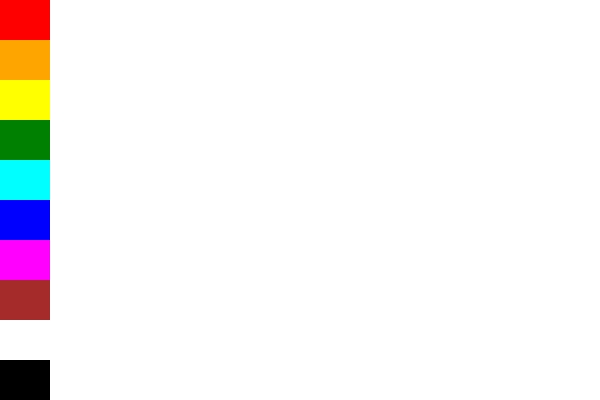
Frame 1 (no input)
Frame 60 (no input): identical to frame 1, image omitted
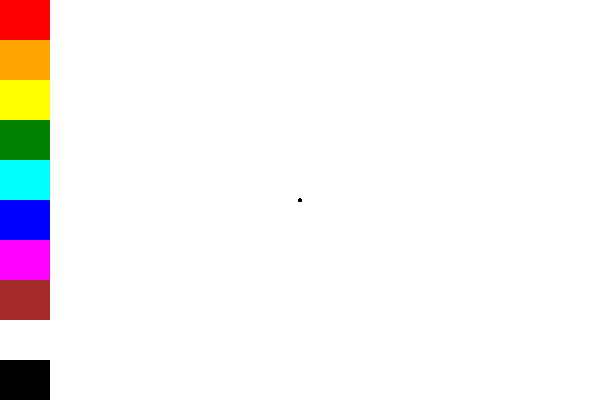
Frame 120 (the mouse pressed at the canvas centre since frame 60)

The p5.js sketch that drew these frames (run headless with seeded random() and noise() and a simulated clock; from frame 60 on, the mouse is pressed at the canvas centre):

// p5.js sketch
// ── sketch.js
let colors = [
  "red", "orange", "yellow", "green", "cyan", "blue", "magenta", "brown", "white", "black"
];
let selectedColor = "black";
let paletteWidth = 50;
let prevX, prevY;
let canvasBuffer;

function setup() {
  createCanvas(600, 400);
  canvasBuffer = createGraphics(600, 400);
  canvasBuffer.background(255);
}

function drawPalette() {
  noStroke();
  for (let i = 0; i < colors.length; i++) {
    fill(colors[i]);
    rect(0, i * 40, paletteWidth, 40);
  }
}

function mousePressed() {
  if (mouseX < paletteWidth) {
    let index = floor(mouseY / 40);
    if (index >= 0 && index < colors.length) {
      selectedColor = colors[index];
    }
  }
  prevX = mouseX;
  prevY = mouseY;
}

function draw() {
  background(255);
  image(canvasBuffer, 0, 0);
  drawPalette();
  if (mouseIsPressed && mouseX > paletteWidth) {
    canvasBuffer.stroke(selectedColor);
    canvasBuffer.strokeWeight(3);
    canvasBuffer.line(prevX, prevY, mouseX, mouseY);
    prevX = mouseX;
    prevY = mouseY;
  }
}
